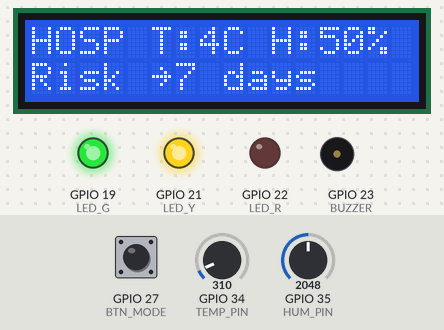
A sketch run on a simulated ESP32. Shown: 16×2 character LCD, output pins drawn as LEDs (lit = HIGH), buzzer (waves = sounding, pin HIGH). Inputs (shaded band) come from the test bench; at power-on: GPIO 35 (HUM_PIN) = 2048, GPIO 27 (BTN_MODE) HIGH, GPIO 34 (TEMP_PIN) = 310. WiFi joins after 1.5 s; servers stay silent unless stated; what the sketch prints to the serial monitor is not drawn.

Above: at 6.4 s.
6.5 s: GPIO 35 (HUM_PIN) set to 2418
At 7.7 s:
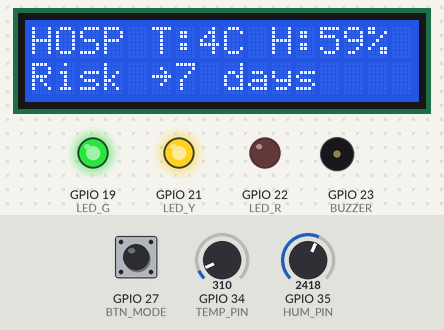
8.0 s: GPIO 35 (HUM_PIN) set to 2508
At 8.7 s:
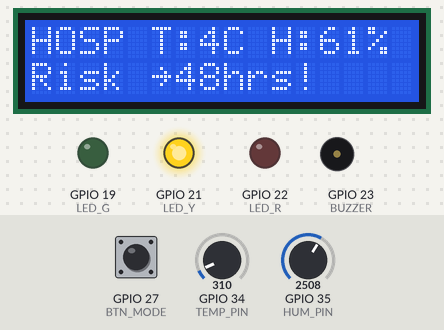
9.5 s: GPIO 35 (HUM_PIN) set to 2810
At 10.7 s:
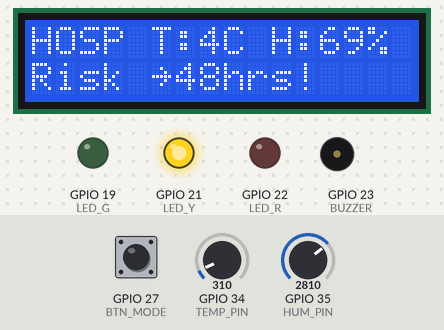
11.0 s: GPIO 35 (HUM_PIN) set to 2926
At 11.23 s:
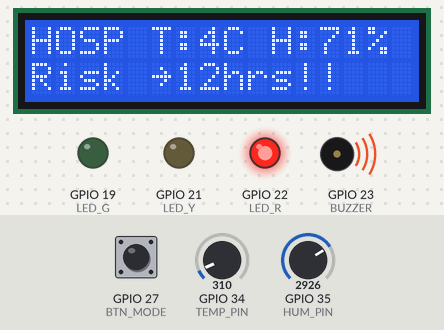
14.0 s: GPIO 27 (BTN_MODE) pulled LOW for 0.35 s
At 14.9 s:
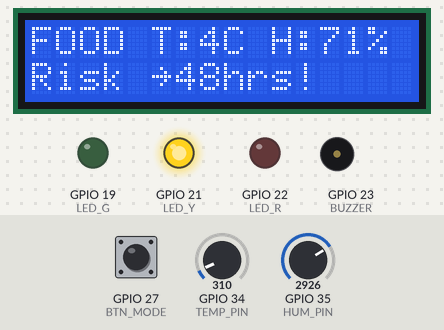
15.9 s: GPIO 27 (BTN_MODE) pulled LOW for 1 s
At 17.4 s:
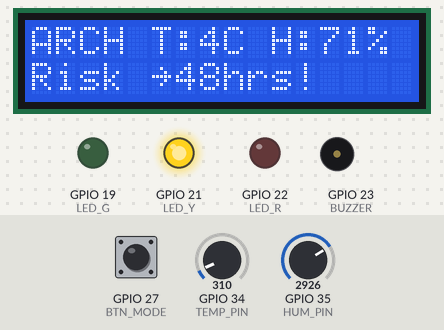
Timing chart, 0 to 18.9 s (numbered marks = the images above; inputs shaded):
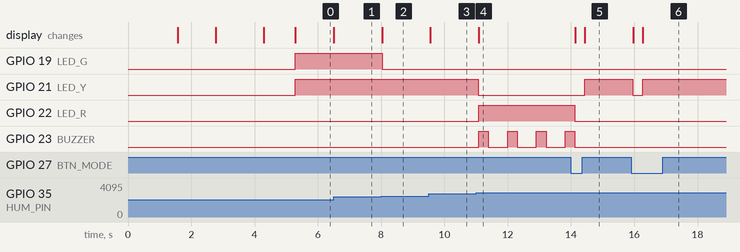

Measured:
- the behaviour switches between 2456 and 2457 on GPIO 35 (HUM_PIN) (found by bisection; images 1 and 2)
- the behaviour switches between 2866 and 2867 on GPIO 35 (HUM_PIN) (found by bisection; images 3 and 4)
- after the input at 6.5 s, the display: changes at once (image 1)
- after the input at 8.0 s, GPIO 19 (LED_G): HIGH → LOW at once; the display: changes at once (image 2)
- after the input at 9.5 s, the display: changes after 0.06 s (image 3)
- after the input at 11.0 s, GPIO 21 (LED_Y): HIGH → LOW after 0.08 s; GPIO 22 (LED_R): LOW → HIGH after 0.08 s; GPIO 23 (BUZZER): alternates HIGH for 0.30 s and LOW for 0.61 s, starting after 0.08 s; the display: changes after 0.08 s (image 4)
- after the input at 14.0 s, GPIO 21 (LED_Y): LOW → HIGH after 0.44 s; GPIO 22 (LED_R): HIGH → LOW after 0.13 s; GPIO 23 (BUZZER): goes on until 14.1 s, then stays LOW; the display: first changes after 0.13 s (image 5 shows a later state)
- after the input at 15.9 s, GPIO 21 (LED_Y): HIGH → LOW after 0.06 s, → HIGH 0.31 s later; the display: first changes after 0.06 s (image 6 shows a later state)

The sketch:

sketch.ino
```cpp
// ============================================================
//  Mold Detector – Context-Aware (4 Room Profiles)
//  Profiles: Hospital | Food Storage | Archive | Residential
//  Hardware: ESP32-DevKit + LCD1602 + 2x Potentiometer +
//            3x LED + Buzzer + 1x Button (GPIO 27)
// ============================================================

#include <LiquidCrystal.h>
#include <WiFi.h>
#include <HTTPClient.h>

// -------- THINGSPEAK --------
const char* ssid     = "Wokwi-GUEST";
const char* password = "";
const char* apiKey   = "YOUR_API_KEY";
const char* server   = "http://api.thingspeak.com/update";

// -------- PINS --------
#define TEMP_PIN    34
#define HUM_PIN     35
#define LED_G       19
#define LED_Y       21
#define LED_R       22
#define BUZZER      23
#define BTN_MODE    27

LiquidCrystal lcd(5, 17, 16, 4, 2, 15);

// ============================================================
//  ROOM PROFILE DEFINITIONS
// ============================================================

enum RoomMode { HOSPITAL = 0, FOOD_STORE, ARCHIVE, RESIDENTIAL, NUM_MODES };

const char* roomNames[NUM_MODES] = {
  "Hospital/Med   ",
  "Food Storage   ",
  "Archive/Library",
  "Residential    "
};

const char* roomShort[NUM_MODES] = {
  "HOSP",
  "FOOD",
  "ARCH",
  "HOME"
};

struct MoldRisk {
  int         level;
  const char* line2;
};

// ============================================================
//  getRiskCategory() helpers
// ============================================================

// ---- HOSPITAL profile ----
// Safe: H < 50% (ASHRAE 170 / NFPA-99)
MoldRisk riskHospital(float t, float h) {
  int cat = 0;  // FIX: initialize to 0 (SAFE) to avoid undefined behavior
  if      (h < 50.0)                                      cat = 0;
  else if (h >= 50.0 && h < 60.0 && t < 24.0)           cat = 1;
  else if (h >= 50.0 && h < 60.0 && t >= 24.0)          cat = 2;
  else if (h >= 60.0 && h < 70.0 && t < 28.0)           cat = 3;
  else if (h >= 60.0 && h < 70.0 && t >= 28.0)          cat = 4;
  else if (h >= 70.0 && t < 28.0)                       cat = 5;
  else if (h >= 70.0 && t >= 28.0)                      cat = 6;

  switch (cat) {
    case 0: return {0, "SAFE           "};
    case 1: return {1, "Risk ~7 days   "};
    case 2: return {2, "Risk ~3-5 days "};
    case 3: return {3, "Risk ~48hrs!   "};
    case 4: return {4, "Risk ~24hrs!   "};
    case 5: return {5, "Risk ~12hrs!!  "};
    case 6: return {6, "Risk ~6hrs!!   "};
    default: return {0, "SAFE           "};
  }
}

// ---- FOOD STORAGE profile ----
// Safe: H < 55%, T < 21°C (USDA dry storage)
MoldRisk riskFoodStore(float t, float h) {
  int cat = 0;  // FIX: initialize to 0 (SAFE)
  if      (h < 55.0)                                          cat = 0;
  else if (h >= 55.0 && h < 65.0 && t < 21.0)               cat = 1;
  else if (h >= 55.0 && h < 65.0 && t >= 21.0 && t < 28.0)  cat = 2;
  else if (h >= 55.0 && h < 65.0 && t >= 28.0)              cat = 3;  // FIX: was missing
  else if (h >= 65.0 && h < 75.0 && t < 28.0)               cat = 3;
  else if (h >= 65.0 && h < 75.0 && t >= 28.0)              cat = 4;
  else if (h >= 75.0 && t < 28.0)                           cat = 5;
  else if (h >= 75.0 && t >= 28.0)                          cat = 6;

  switch (cat) {
    case 0: return {0, "SAFE           "};
    case 1: return {1, "Risk ~7 days   "};
    case 2: return {2, "Risk ~3-5 days "};
    case 3: return {3, "Risk ~48hrs!   "};
    case 4: return {4, "Risk ~24hrs!   "};
    case 5: return {5, "Risk ~12hrs!!  "};
    case 6: return {6, "Risk ~6hrs!!   "};
    default: return {0, "SAFE           "};
  }
}

// ---- ARCHIVE / LIBRARY profile ----
// Safe: H < 50%, T < 19°C (NISO/European standards)
MoldRisk riskArchive(float t, float h) {
  int cat = 0;  // FIX: initialize to 0 (SAFE)
  if      (h < 50.0)                                              cat = 0;
  else if (h >= 50.0 && h < 60.0 && t < 19.0)                   cat = 1;
  else if (h >= 50.0 && h < 65.0 && t >= 19.0 && t < 28.0)      cat = 2;
  else if (h >= 50.0 && h < 65.0 && t >= 28.0)                  cat = 3;  // FIX: was missing
  else if (h >= 65.0 && h < 75.0 && t < 28.0)                   cat = 3;
  else if (h >= 65.0 && h < 75.0 && t >= 28.0)                  cat = 4;
  else if (h >= 75.0 && t < 28.0)                               cat = 5;
  else if (h >= 75.0 && t >= 28.0)                              cat = 6;

  switch (cat) {
    case 0: return {0, "SAFE           "};
    case 1: return {1, "Risk ~7 days   "};
    case 2: return {2, "Risk ~3-5 days "};
    case 3: return {3, "Risk ~48hrs!   "};
    case 4: return {4, "Risk ~24hrs!   "};
    case 5: return {5, "Risk ~12hrs!!  "};
    case 6: return {6, "Risk ~6hrs!!   "};
    default: return {0, "SAFE           "};
  }
}

// ---- RESIDENTIAL profile ----
// Safe: H < 60% (EPA/WHO)
MoldRisk riskResidential(float t, float h) {
  int cat = 0;  // FIX: initialize to 0 (SAFE)
  if      (h < 60.0)                                             cat = 0;
  else if (h >= 60.0 && h < 70.0 && t < 25.0)                  cat = 1;  // FIX: was missing (gap)
  else if (h >= 60.0 && h < 70.0 && t >= 25.0 && t < 28.0)    cat = 1;
  else if (h >= 70.0 && h < 80.0 && t < 25.0)                  cat = 2;  // FIX: was missing (gap)
  else if (h >= 70.0 && h < 80.0 && t >= 25.0 && t < 28.0)    cat = 2;
  else if (h >= 60.0 && h < 70.0 && t >= 28.0)                 cat = 3;
  else if (h >= 70.0 && h < 80.0 && t >= 28.0)                 cat = 4;
  else if (h >= 80.0 && t < 28.0)                              cat = 5;
  else if (h >= 80.0 && t >= 28.0)                             cat = 6;

  switch (cat) {
    case 0: return {0, "SAFE           "};
    case 1: return {1, "Risk ~48hrs    "};
    case 2: return {2, "Risk ~24hrs!   "};
    case 3: return {3, "Risk ~18hrs!   "};
    case 4: return {4, "Risk ~12hrs!   "};
    case 5: return {5, "Risk ~6hrs!!   "};
    case 6: return {6, "Risk ~2hrs!!   "};
    default: return {0, "SAFE           "};
  }
}

// ---- Dispatch to correct profile ----
MoldRisk getMoldRisk(float t, float h, RoomMode mode) {
  switch (mode) {
    case HOSPITAL:    return riskHospital(t, h);
    case FOOD_STORE:  return riskFoodStore(t, h);
    case ARCHIVE:     return riskArchive(t, h);
    case RESIDENTIAL: return riskResidential(t, h);
    default:          return riskResidential(t, h);
  }
}

// ============================================================
//  THINGSPEAK
// ============================================================
void uploadToThingSpeak(float t, float h, int s, int mode) {
  if (WiFi.status() != WL_CONNECTED) return;
  HTTPClient http;
  String url = String(server)
               + "?api_key=" + apiKey
               + "&field1=" + String(t, 1)
               + "&field2=" + String(h, 1)
               + "&field3=" + String(s)
               + "&field4=" + String(mode);
  http.begin(url);
  int code = http.GET();
  Serial.print("ThingSpeak HTTP: "); Serial.println(code);
  http.end();
}

// ============================================================
//  GLOBALS
// ============================================================
float          temp, hum;
int            moldStatus   = 0;
RoomMode       currentMode  = HOSPITAL;
unsigned long  lastUpload   = 0;
const unsigned long uploadInterval = 30000;

unsigned long  lastBtnTime  = 0;
const unsigned long debounce = 300;
bool           btnWasHigh   = true;
unsigned long  buzzerStart  = 0;
bool           buzzerActive = false;

// ============================================================
//  SETUP
// ============================================================
void setup() {
  Serial.begin(115200);

  pinMode(LED_G,    OUTPUT);
  pinMode(LED_Y,    OUTPUT);
  pinMode(LED_R,    OUTPUT);
  pinMode(BUZZER,   OUTPUT);
  pinMode(BTN_MODE, INPUT_PULLUP);

  // FIX: ensure all outputs start LOW
  digitalWrite(LED_G,  LOW);
  digitalWrite(LED_Y,  LOW);
  digitalWrite(LED_R,  LOW);
  digitalWrite(BUZZER, LOW);

  lcd.begin(16, 2);
  lcd.clear();
  lcd.print("  Mold Detector ");
  lcd.setCursor(0, 1);
  lcd.print(" Context-Aware  ");
  delay(1500);

  lcd.clear();
  lcd.print("Mode:");
  lcd.print(roomShort[currentMode]);
  lcd.setCursor(0, 1);
  lcd.print(roomNames[currentMode]);
  delay(1200);

  lcd.clear();
  lcd.print("Connecting WiFi ");
  WiFi.begin(ssid, password);
  int tries = 0;
  while (WiFi.status() != WL_CONNECTED && tries < 20) {
    delay(500); Serial.print("."); tries++;
  }
  lcd.clear();
  if (WiFi.status() == WL_CONNECTED) {
    Serial.println("\nWiFi connected!");
    lcd.print("WiFi OK!        ");
  } else {
    Serial.println("\nWiFi FAILED");
    lcd.print("WiFi Failed     ");
  }
  delay(1000);
  lcd.clear();
}

// ============================================================
//  LOOP
// ============================================================
void loop() {
  unsigned long now = millis();

  // ---- Button: cycle room mode ----
  bool btnNow = digitalRead(BTN_MODE);
  if (!btnNow && btnWasHigh && (now - lastBtnTime > debounce)) {
    lastBtnTime = now;
    btnWasHigh = false;
    currentMode = (RoomMode)((currentMode + 1) % NUM_MODES);

    Serial.print("Room mode changed to: ");
    Serial.println(roomNames[currentMode]);

    // FIX: turn off all LEDs and buzzer immediately on mode change
    digitalWrite(LED_G,  LOW);
    digitalWrite(LED_Y,  LOW);
    digitalWrite(LED_R,  LOW);
    digitalWrite(BUZZER, LOW);
    buzzerActive = false;

    lcd.clear();
    lcd.print("Mode:");
    lcd.print(roomShort[currentMode]);
    lcd.setCursor(0, 1);
    lcd.print(roomNames[currentMode]);
    delay(300);  // FIX: reduced from 800ms so LEDs update faster after mode change
    lcd.clear();
  } else {
    btnWasHigh = btnNow;
  }

  // ---- Read sensors ----
  temp = (analogRead(TEMP_PIN) / 4095.0) * 50.0;
  hum  = (analogRead(HUM_PIN)  / 4095.0) * 100.0;

  // ---- Compute mold risk ----
  MoldRisk risk = getMoldRisk(temp, hum, currentMode);
  moldStatus    = risk.level;

  // ---- Reset outputs before setting new state ----
  digitalWrite(LED_G,  LOW);
  digitalWrite(LED_Y,  LOW);
  digitalWrite(LED_R,  LOW);

  // ---- LCD Row 0: mode + T/H ----
  lcd.setCursor(0, 0);
  lcd.print(roomShort[currentMode]);
  lcd.print(" T:");
  lcd.print(temp, 0);
  lcd.print("C H:");
  lcd.print(hum, 0);
  lcd.print("%   ");

  // ---- LCD Row 1: risk ----
  lcd.setCursor(0, 1);
  lcd.print(risk.line2);

  // ---- LEDs + Non-blocking Buzzer ----
  switch (moldStatus) {
    case 0:
      // SAFE: green only
      digitalWrite(LED_G, HIGH);
      digitalWrite(BUZZER, LOW);
      buzzerActive = false;
      break;

    case 1:
    case 2:
      // LOW RISK: green + yellow
      digitalWrite(LED_G, HIGH);
      digitalWrite(LED_Y, HIGH);
      digitalWrite(BUZZER, LOW);
      buzzerActive = false;
      break;

    case 3:
    case 4:
      // MEDIUM RISK: yellow only
      digitalWrite(LED_Y, HIGH);
      digitalWrite(BUZZER, LOW);
      buzzerActive = false;
      break;

    case 5:
    case 6:
      // HIGH RISK: red + buzzer
      digitalWrite(LED_R, HIGH);
      // Non-blocking buzzer: 200ms ON / 300ms OFF cycle
      if (!buzzerActive) {
        buzzerActive = true;
        buzzerStart = now;
      }
      if ((now - buzzerStart) < 200) {
        digitalWrite(BUZZER, HIGH);
      } else if ((now - buzzerStart) < 500) {
        digitalWrite(BUZZER, LOW);
      } else {
        buzzerActive = false;  // reset so next loop restarts the cycle
      }
      break;
  }

  // ---- ThingSpeak every 30s ----
  if (now - lastUpload >= uploadInterval) {
    lastUpload = now;
    uploadToThingSpeak(temp, hum, moldStatus, (int)currentMode);
  }

  // ---- Serial debug ----
  Serial.printf("[%s] T:%.1fC H:%.1f%% Lv:%d -> %s\n",
                roomShort[currentMode], temp, hum, moldStatus, risk.line2);

  delay(300);
}
```
